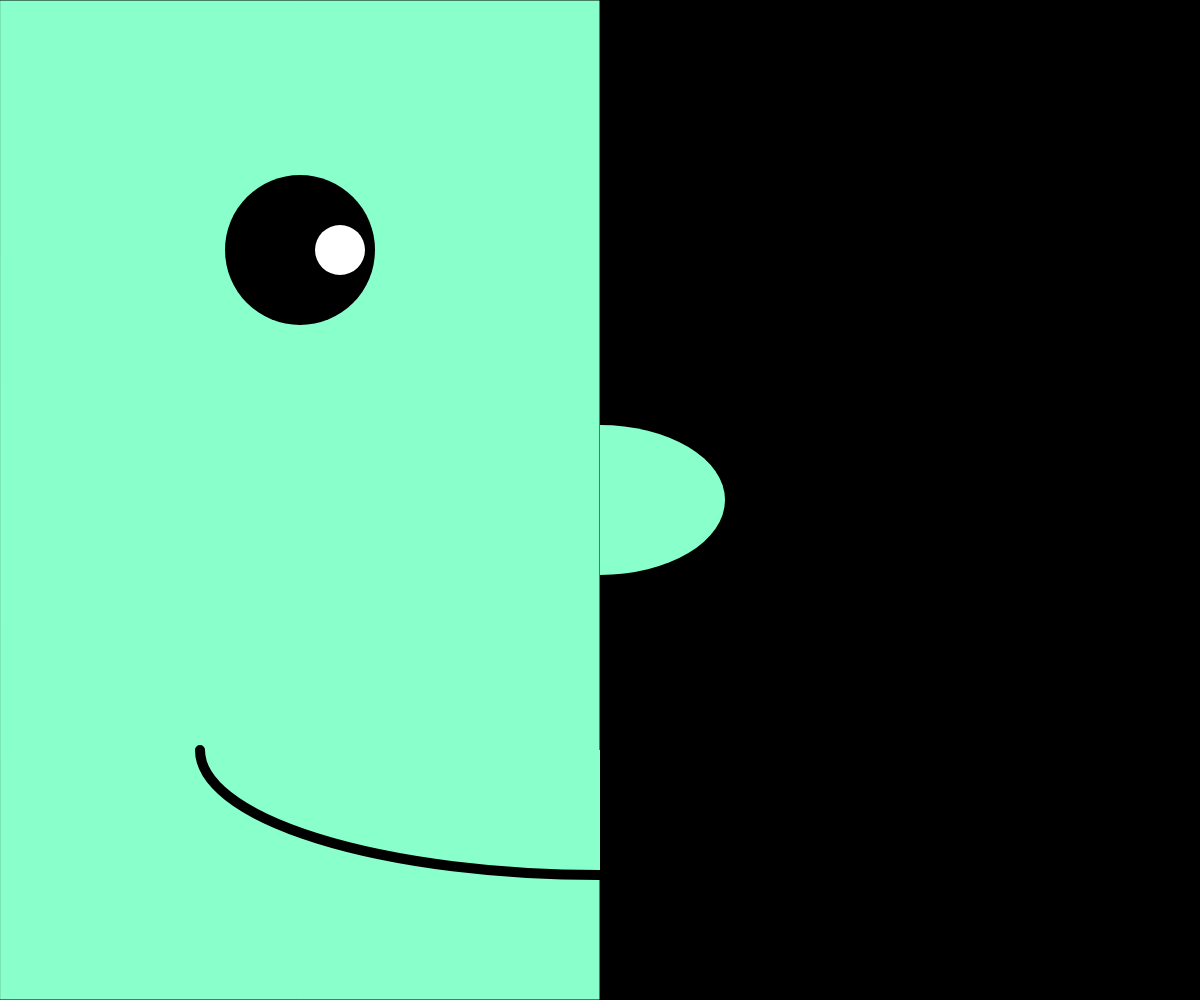
Frame 1 (no input)
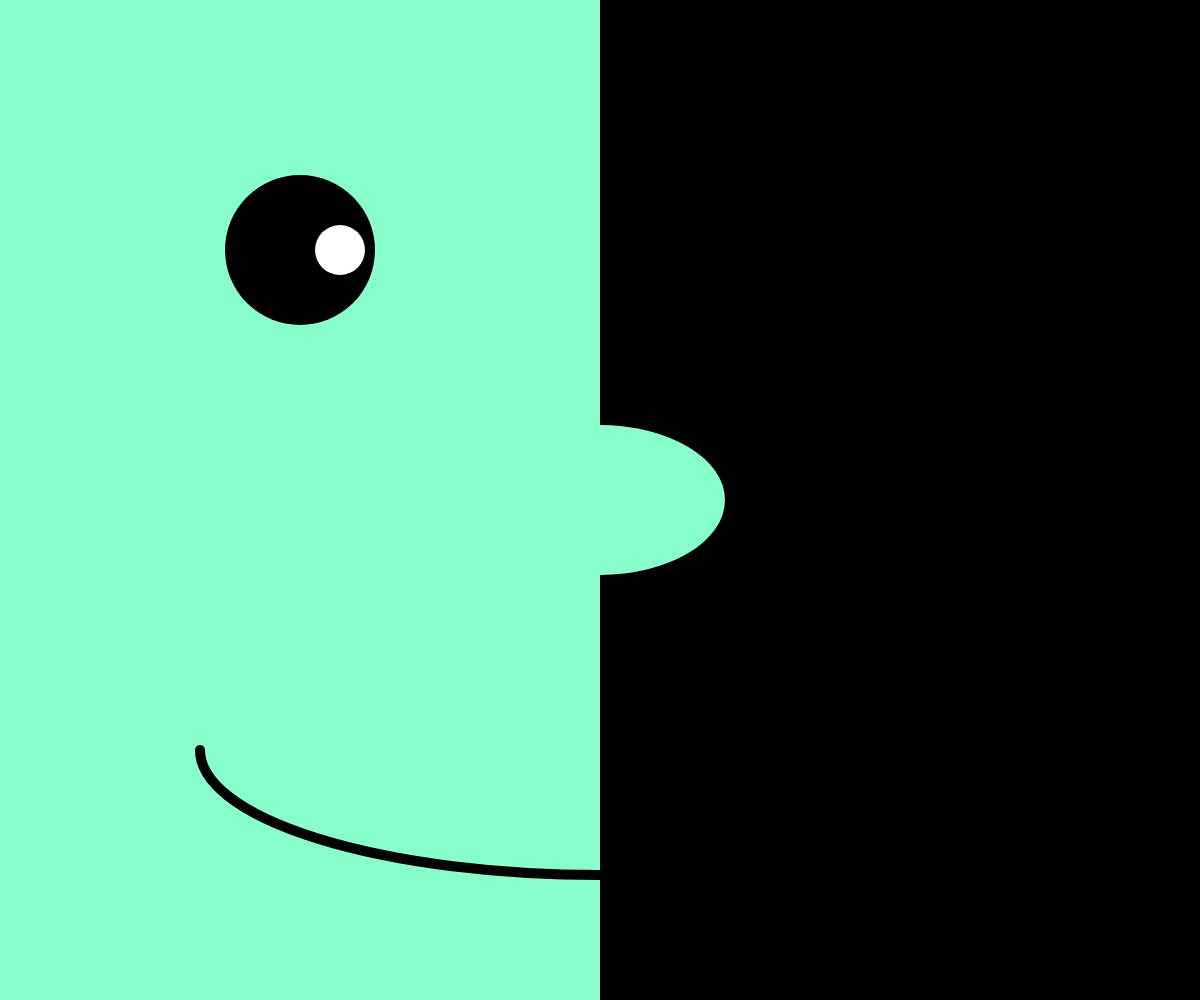
Frame 60 (no input)
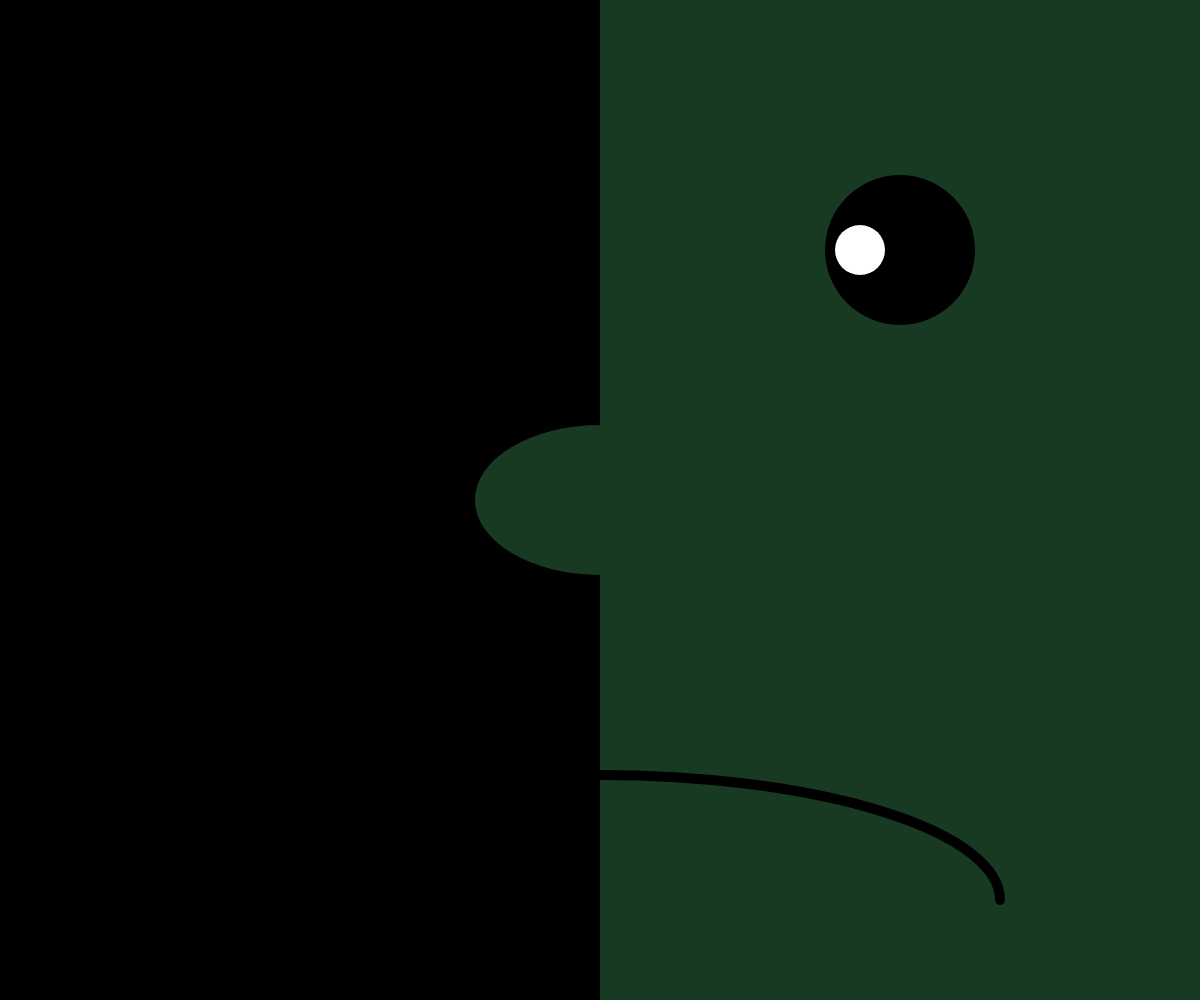
Frame 120 (the mouse pressed at the canvas centre since frame 60)

The p5.js sketch that drew these frames (run headless with seeded random() and noise() and a simulated clock; from frame 60 on, the mouse is pressed at the canvas centre):

// p5.js sketch
// ── sketch.js
function setup() {
  createCanvas(windowWidth, windowHeight);
}

function draw() {
  
  background('black');
  
  //smiley face when the cursor is in the left half
  if(mouseX < width/2){
    fill('#89ffcc')
    rect(0,0,width/2,height)
    stroke('black')
    strokeWeight(10)
    arc(width/2 , height * 0.75, 800, 250, PI/2, PI)  //arc for smile :)
    noStroke()
    arc(width/2, height/2, 250, 150, -PI/2, PI/2)  //arc for nose
    fill('black')
    circle(width/4, height/4, 150)  //black circle for eye
    fill('white')
    circle((width/4)+40, height/4, 50)  //white circle for eye ball
  }
  
  //sad face when the curson is in the right half
  else{
    fill('#183a23')
    rect(width/2,0,width/2,height)
    stroke('black')
    strokeWeight(10)
    arc(width/2 , height * 0.9, 800, 250, -PI/2, 0)  //arc for sadge :(
    noStroke()
    arc(width/2, height/2, 250, 150, PI/2, -PI/2)  //arc for nose
    fill('black')
    circle(width * 0.75, height/4, 150)  //black circle for eye
    fill('white')
    circle((width*0.75)-40, height/4, 50)  //white circle of eye ball
  }
}
